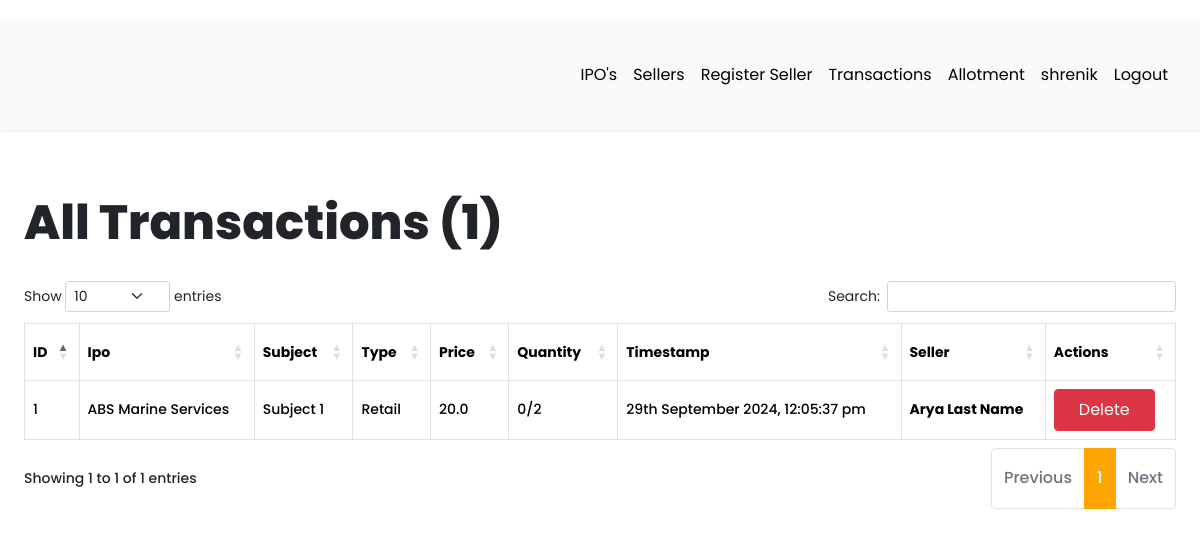
/all-transactions?seller_id=4 (signed in), run on an earlier commit of the app's database.
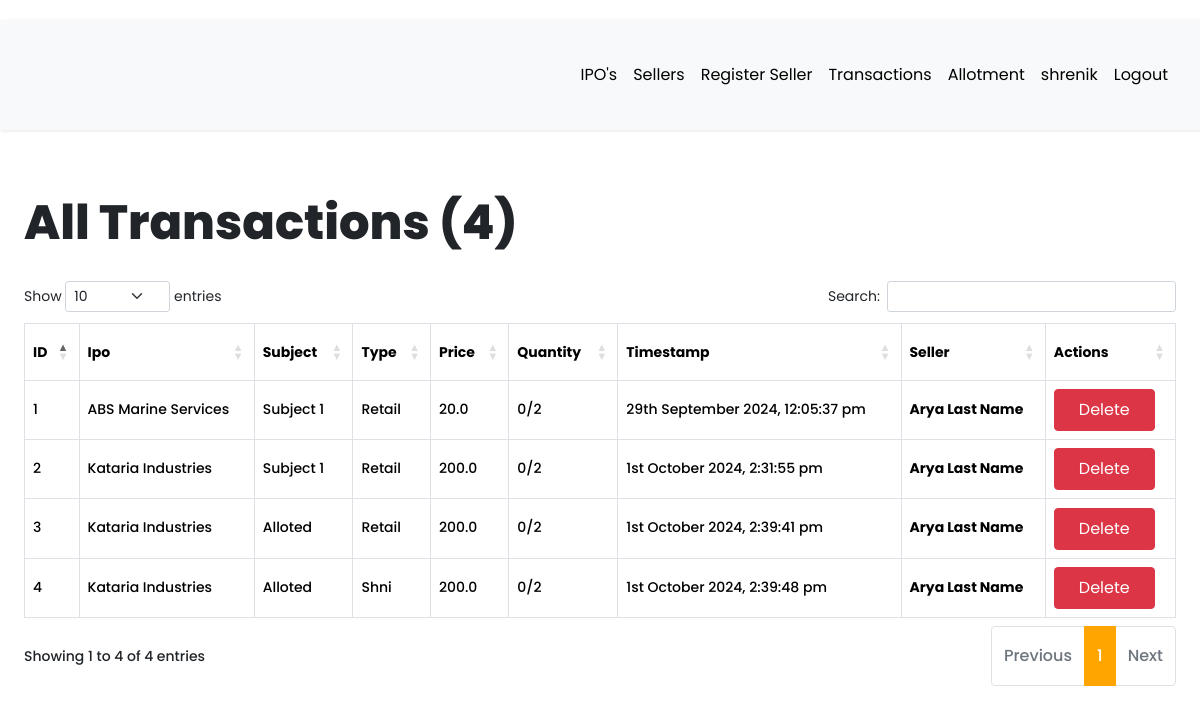
And on a later commit of the database.
### app/models.py (models this page shows, shortened)
class Transaction(db.Model):
    __tablename__ = "transactions"
    id = db.Column(db.Integer, primary_key=True)
    timestamp = db.Column(db.DateTime, default=datetime.utcnow, nullable=False)
    settled = db.Column(db.Boolean, default=False)
    product_id = db.Column(db.Integer, db.ForeignKey('ipos.id', name='fk_transaction_product_id'), nullable=False)
    product = db.relationship('IPO',  backref=db.backref("transactions", cascade="all, delete-orphan"), foreign_keys=[product_id], passive_deletes=True)
    details_id = db.Column(db.Integer, db.ForeignKey('details.id', name='fk_transaction_details_id'), nullable=False)
    details = db.relationship('Details',  backref=db.backref("transactions", cascade="all, delete-orphan"), foreign_keys=[details_id], passive_deletes=True)
    seller_id = db.Column(db.Integer, db.ForeignKey("seller.id", ondelete="CASCADE", name="fk_transaction_seller_id"), nullable=False)
    seller = db.relationship("Seller", backref=db.backref("transactions", cascade="all, delete-orphan"), foreign_keys=[seller_id], passive_deletes=True)
    buyer_id = db.Column(db.Integer, db.ForeignKey("buyer.id", ondelete="CASCADE", name="fk_transaction_buyer_id"), nullable=False)
    buyer = db.relationship("Buyer",  backref=db.backref("transactions", cascade="all, delete-orphan"), foreign_keys=[buyer_id], passive_deletes=True)

class IPO(db.Model):
    __tablename__ = 'ipos'
    id = db.Column(db.Integer, primary_key=True)
    name = db.Column(db.String(255), nullable=False, unique=True, name='uq_ipo_name')
    price = db.Column(db.String(255), nullable=True)
    issue_size = db.Column(db.String(255), nullable=True)
    lot_size = db.Column(db.String(255), nullable=True)
    open_date = db.Column(db.DateTime, nullable=True)
    close_date = db.Column(db.DateTime, nullable=True)
    listing_date = db.Column(db.DateTime, nullable=True)
    listing_at = db.Column(db.String(255), nullable=True)
    status = db.Column(db.String(255), nullable=True)

class Details(db.Model):
    __tablename__ = "details"
    id = db.Column(db.Integer, primary_key=True)
    product_id = db.Column(db.Integer, db.ForeignKey("ipos.id", ondelete="CASCADE", name="fk_details_product_id"), nullable=False)
    subject = db.Column(db.String(10), nullable=False)
    formtype = db.Column(db.String(8), nullable=False)
    price = db.Column(db.Float, nullable=False)
    quantity = db.Column(db.Integer, nullable=False)
    extra_details = db.Column(db.String(25), nullable=True)
    timestamp = db.Column(db.DateTime, default=datetime.utcnow, nullable=False)
    seller_id = db.Column(db.Integer, db.ForeignKey("seller.id", ondelete="CASCADE", name="fk_details_seller_id"), nullable=False)
    seller = db.relationship("Seller", backref=db.backref("details", cascade="all, delete-orphan"), foreign_keys=[seller_id], passive_deletes=True)
    ipo = db.relationship("IPO", backref=db.backref("details", cascade="all, delete-orphan"), foreign_keys=[product_id], passive_deletes=True)

class User(db.Model, UserMixin):
    __tablename__ = "user"
    id = db.Column(db.Integer, primary_key=True)
    first_name = db.Column(db.String(64), index=True, default="First Name", nullable=False)
    last_name = db.Column(db.String(64), index=True, nullable=True)
    username = db.Column(db.String(64), index=True, unique=True, nullable=False)
    email = db.Column(db.String(128), index=True, nullable=False)
    password_hash = db.Column(db.String(128))
    confirm_password = db.Column(db.String(128))
    phone_number = db.Column(db.String(20), nullable=False, unique = True)
    verification_phone = db.Column(db.String(20))
    active = db.Column(db.Boolean, nullable=False, default=True)
    delete_account = db.Column(db.Boolean, default=False)
    registered_at = db.Column(db.DateTime, default=datetime.utcnow, nullable=False)
    emails = db.relationship("Email", backref="author", lazy="dynamic")
    type = db.Column(db.String(64))
    __mapper_args__ = {"polymorphic_identity": "user", "polymorphic_on": "type"}
    @property
    def is_active(self):
        return self.active

### app/routes.py (the view)
@app.route("/all-transactions")
@login_required
def all_transaction():
        if session.get("temp_details") is not None:
            session.pop("temp_details", None)
        if current_user.type == "seller":
            transactions = Transaction.query.filter_by(seller_id=current_user.id).all()
            for transaction in transactions:
                transaction.items_processed = count_pan(transaction.id)
            all_transactions = len(transactions)
            return render_template(
                "transaction/all_transactions.html",
                title="All Transactions",
                transactions=transactions,
                all_transactions=all_transactions,
            )
        elif current_user.type == "buyer" or current_user.type == "admin":
            seller_id = request.args.get("seller_id", type=int)
            seller = Seller.query.filter_by(id=seller_id).first_or_404()
            transactions = Transaction.query.filter_by(seller_id=seller.id).all()
            for transaction in transactions:
                transaction.items_processed = count_pan(transaction.id)
            all_transactions = len(transactions)
            return render_template(
                "transaction/all_transactions.html",
                title="All Transactions",
                transactions=transactions,
                all_transactions=all_transactions,
            )
        else:
            return flash_message()

### app/models.py (called while the page is built)
@login.user_loader
def load_user(id):
    return User.query.get(int(id))

### app/routes.py (called while the page is built)
def count_pan(transaction_id):
    count = TransactionPan.query.filter_by(transaction_id=transaction_id).count()
    return count

### app/templates/transaction/all_transactions.html (shortened to what this page needs)
{% extends 'base.html' %}
{% block current_user_content %}
<div class="container-fluid content">
    <div class="row">
        <div class="col-md-12">
            <h1 class="mt-4 mb-4">{{ title }} ({{ all_transactions }})</h1>
        </div>
    </div>
    <div class="row transactions">
        <div class="col-md-12">
            <div class="table-responsive">
                <table id="data" class="table table-hover table-bordered">
                    <thead>
                        <tr>
                            <th>ID</th>
                            <th>Ipo</th>
                            <th>Subject</th>
                            <th>Type</th>
                            <th>Price</th>
                            <th>Quantity</th>
                            <th>Timestamp</th>
                            {% if current_user.type == "buyer"%}
                            <th>Seller</th>
                            {% endif %}
                            <th>Actions</th>
                        </tr>
                    </thead>
                    <tbody>
                        {% for transaction in transactions %}
                        <tr>
                            <td>{{ loop.index }}</td>
                            {% if current_user.type == "seller" %}
                            <td> <a
                                    href="{{ url_for('transaction_details', transaction_id=transaction.id,product_id = transaction.product.id) }}">
                                    {{ transaction.product.name }}</a></td>
                            {% elif current_user.type == "admin" or current_user.type == "buyer" %}
                            <td> {{ transaction.product.name }} </td>
                            {% endif %}
                            <td>{{ transaction.details.subject }}</td>
                            <td>{{ transaction.details.formtype }}</td>
                            <td>{{ transaction.details.price }}</td>
                            {% if current_user.type == "admin" or current_user.type == "buyer" %}
                            <td> {{ transaction.items_processed }}/{{ transaction.details.quantity }}</td>
                            {%else%}
                            <td> {{ transaction.items_processed }}/<a
                                    href="{{ url_for('available_pans',transaction_id = transaction.id ) }}"
                                    data-bs-toggle="tooltip" data-bs-placement="right"
                                    data-bs-title="You have submitted {{transaction.items_processed}} ">{{
                                    transaction.details.quantity }}</a></td>
                            {% endif %}
                            <td>{{ moment(transaction.timestamp).format('Do MMMM YYYY, h:mm:ss a') }}</td>
                            {% if current_user.type == "buyer" or current_user.type == "admin" %}
                            <th> {{ transaction.seller.first_name.title() }} {{ transaction.seller.last_name.title() }}
                            </th>
                            <td>
                                <a href="{{ url_for('delete_transaction', id=transaction.id) }}"
                                    class="btn btn-danger">Delete</a>
                            </td>
                            {% endif %}
                        </tr>
                        {% endfor %}
                    </tbody>
                </table>
            </div>
        </div>
    </div>
</div>
{% endblock %}

What changed in the data, as far as the page shows it:
added Transaction: timestamp "1st October 2024, 2:31:55 pm"
added Transaction: timestamp "1st October 2024, 2:39:41 pm"
added Transaction: timestamp "1st October 2024, 2:39:48 pm"
Also different on the page:
{{ all_transactions }}: "1" → "4"
text written by a page script: "Show entries Search: Showing 1 to 1 of 1 entries Previous 1 Next" → "Show entries Search: Showing 1 to 4 of 4 entries Previous 1 Next"
